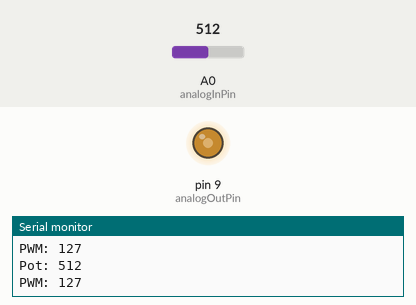
Bench run of a sketch on a simulated Arduino Uno, built with avr-gcc and run on an emulated ATmega328P. On the bench: output pins drawn as LEDs (lit = HIGH), the last lines printed to the serial monitor. The inputs (shaded band) are chosen by the test bench; at power-on: A0 (analogInPin) = 512.

Above: at 1.3 s.
1.4 s: A0 (analogInPin) set to 716
At 2.7 s:
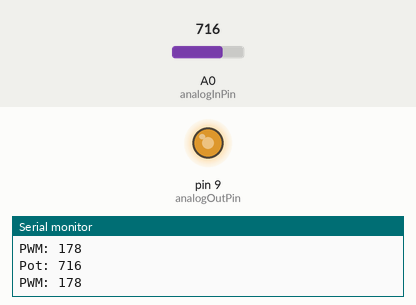
3.0 s: A0 (analogInPin) set to 900
At 4.2 s:
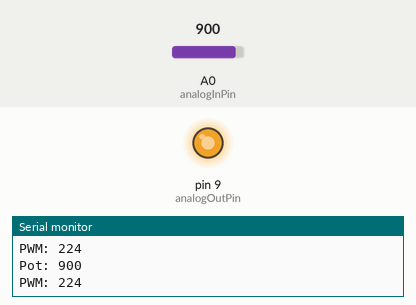
4.5 s: A0 (analogInPin) set to 122
At 5.4 s:
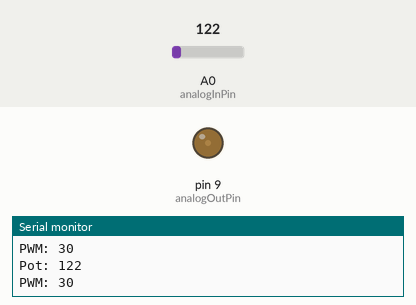
6.0 s: A0 (analogInPin) set to 0
At 6.5 s:
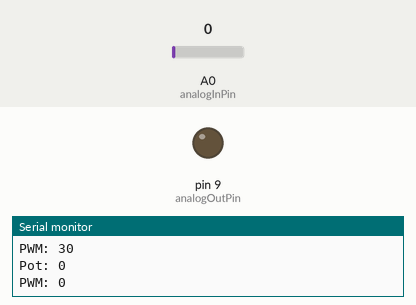
7.5 s: A0 (analogInPin) set to 511
At 7.8 s:
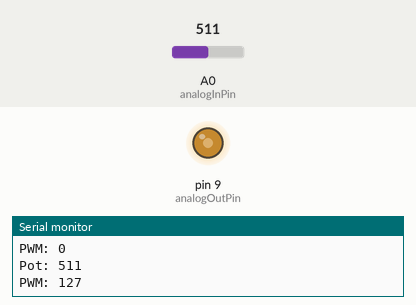
Timing chart, 0 to 10.0 s (numbered marks = the images above; inputs shaded):
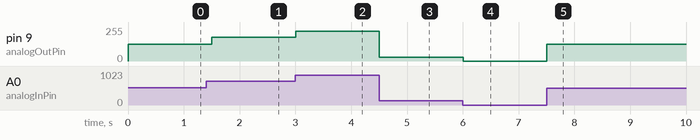

The sketch:

potenciometro.ino
```cpp
/*book: Aprende electrónica con Arduino by Judi Culkin  and Eric Hagan */
const int analogInPin = A0;
const int analogOutPin = 9;

int potValue = 0;
int outputValue = 0;
void setup() {
  Serial.begin(9600);
}

void loop() {
  potValue = analogRead(analogInPin);
  outputValue = map(potValue,0,1023,0,255);
  analogWrite(analogOutPin, outputValue);
  Serial.print("Pot: ");
  Serial.println(potValue);
  Serial.print("PWM: ");
  Serial.println(outputValue);
  delay(500);
}
```

Measured:
- after the input at 1.4 s, pin 9 (analogOutPin): 127/255 → 178/255 after 0.10 s
- after the input at 3.0 s, pin 9 (analogOutPin): 178/255 → 224/255 at once
- after the input at 4.5 s, pin 9 (analogOutPin): 224/255 → 30/255 at once
- after the input at 6.0 s, pin 9 (analogOutPin): 30/255 → 0/255 at once
- after the input at 7.5 s, pin 9 (analogOutPin): 0/255 → 127/255 at once
